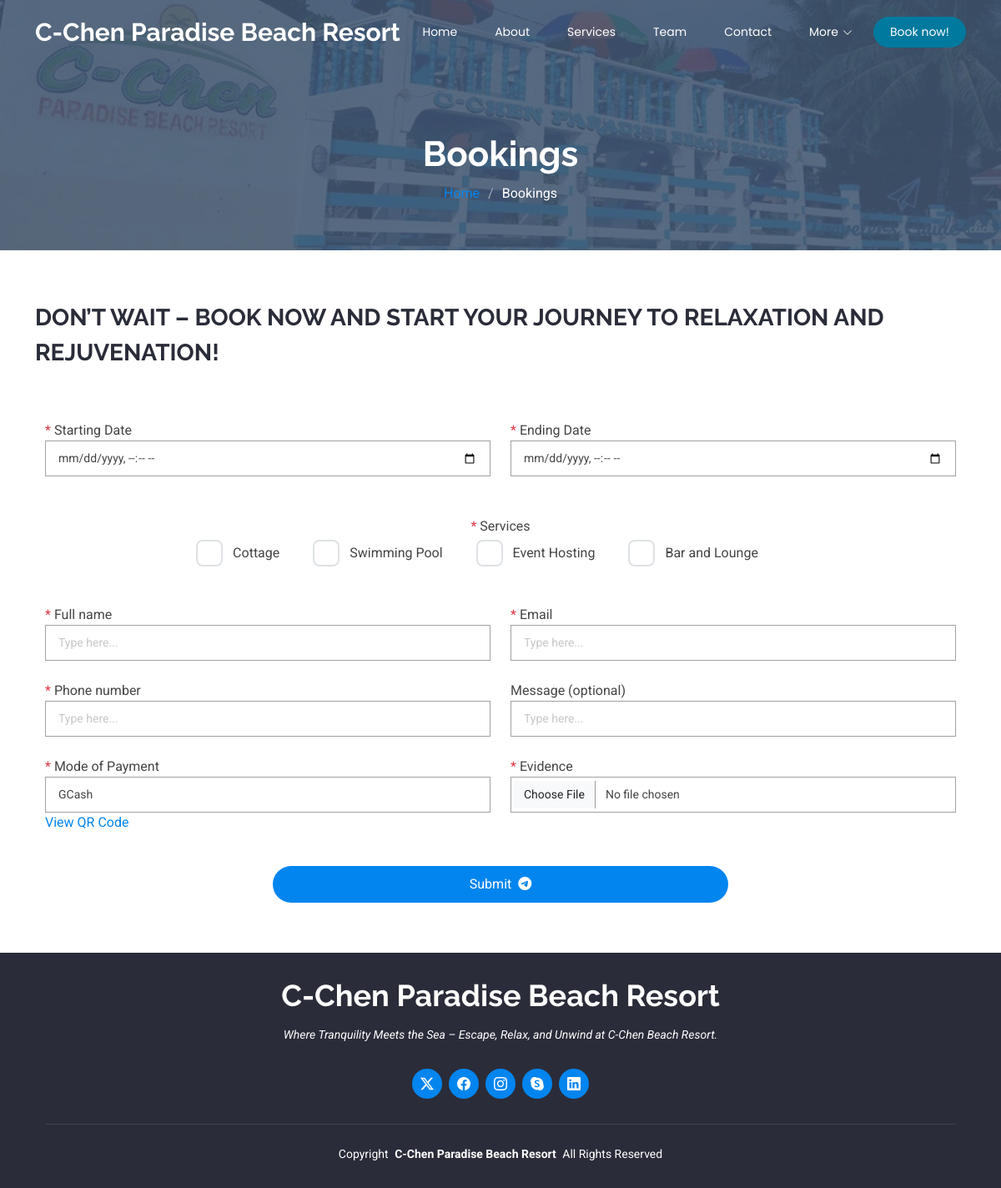
/booking.php, run on an earlier commit of the app's database.
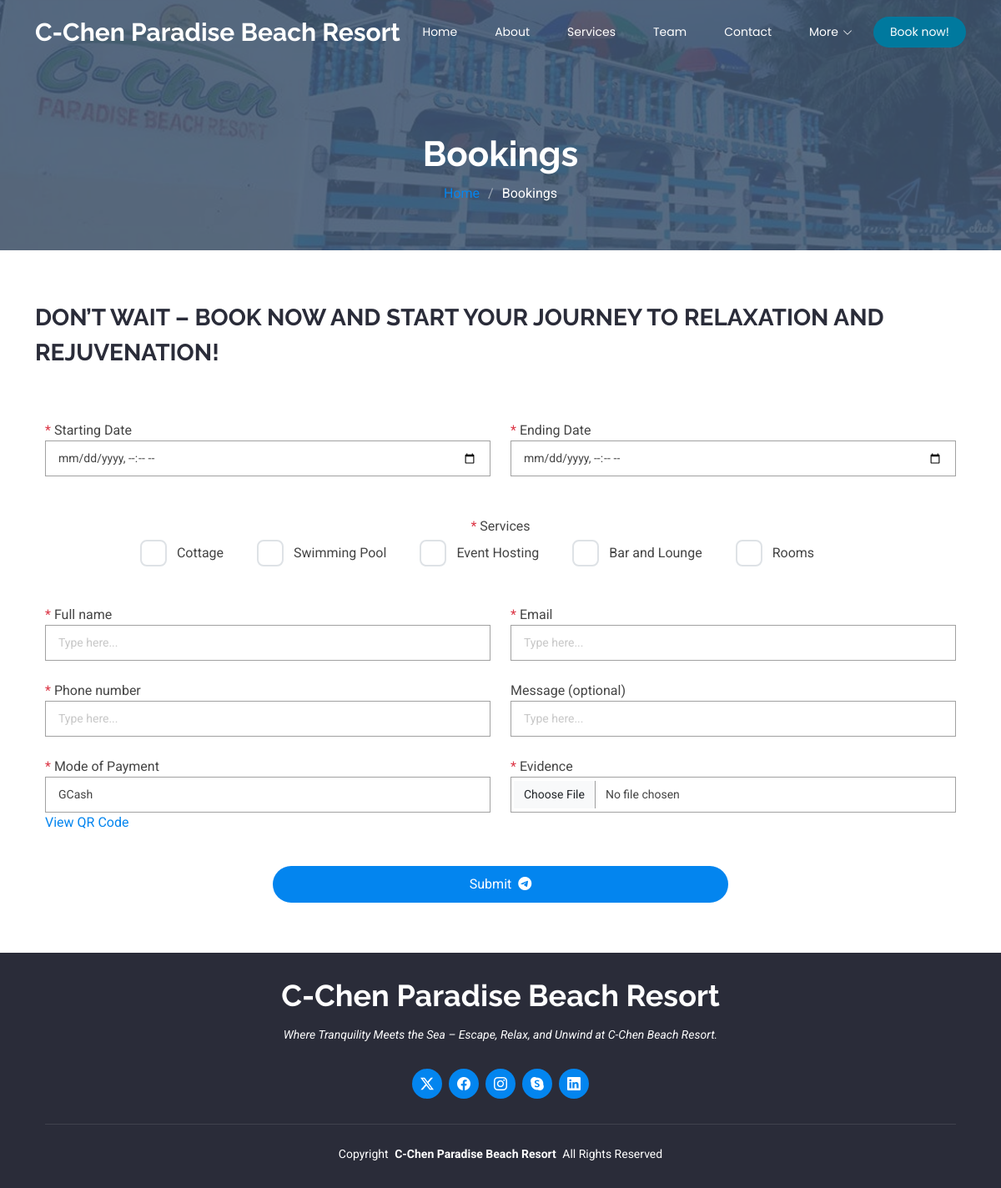
And on a later commit of the database.
### tables this page shows
CREATE TABLE IF NOT EXISTS `tbl_services` (
  `service_id` int NOT NULL AUTO_INCREMENT,
  `service_name` varchar(50) NOT NULL,
  `description` text NOT NULL,
  `price_id` int NOT NULL,
  PRIMARY KEY (`service_id`)
);

### booking.php (the view, shortened to what this page needs)
<?php include './config.php' ?>
<!DOCTYPE html>
<html lang="en">
<head>
    <title><?php include './system-title.php' ?></title>
    <link href="assets1/vendor/bootstrap/css/bootstrap.min.css" rel="stylesheet">
    <link href="assets1/vendor/bootstrap-icons/bootstrap-icons.css" rel="stylesheet">
    <link href="assets1/vendor/aos/aos.css" rel="stylesheet">
    <link href="assets1/vendor/animate.css/animate.min.css" rel="stylesheet">
    <link href="assets1/vendor/glightbox/css/glightbox.min.css" rel="stylesheet">
    <link href="assets1/vendor/swiper/swiper-bundle.min.css" rel="stylesheet">
    <link href="assets1/css/main.css" rel="stylesheet">
</head>
<body class="index-page">
    <header id="header" class="header d-flex align-items-center fixed-top">
        <div class="container-fluid container-xl position-relative d-flex align-items-center justify-content-between">
            <a href="index.php" class="logo d-flex align-items-center">
                <h1 class="sitename"><?php include './system-title.php' ?></h1>
            </a>
            <nav id="navmenu" class="navmenu">
                <ul>
                    <li><a href="index.php?#hero">Home</a></li>
                    <li><a href="index.php?#about">About</a></li>
                    <li><a href="index.php?#features">Services</a></li>
                    <li><a href="index.php?#team">Team</a></li>
                    <li><a href="index.php?#contact">Contact</a></li>
                    <li class="dropdown"><a href="#"><span>More</span> <i class="bi bi-chevron-down toggle-dropdown"></i></a>
                    </li>
                    <li><a href="#booking" class="custom-button">Book now!</a>
                </ul>
            </nav>
        </div>
    </header>
    <main class="main">
        <div class="page-title dark-background">
            <div class="container position-relative">
                <h1>Bookings</h1>
                <nav class="breadcrumbs">
                    <ol>
                        <li><a href="index.php">Home</a></li>
                        <li class="current">Bookings</li>
                    </ol>
                </nav>
            </div>
        </div>
        <section class="contact section">
            <div class="container section-title" data-aos="fade-up">
                <p>Don’t wait – book now and start your journey to relaxation and rejuvenation!</p>
            </div>
            <div class="container" data-aos="fade" data-aos-delay="100">
                <div class="row gy-4 mx-auto">
                    <div class="col-lg-12">
                        <form action="./controller/save-booking.php" method="post" enctype="multipart/form-data" id="schedule-form" class="php-email-form" data-aos="fade-up"
                            data-aos-delay="200">
                            <div class="row gy-4">
                                <div class="col-md-6">
                                    <label for="date_check_in"><span class="text-danger me-1">*</span>Starting Date</label>
                                    <input type="datetime-local" name="date_check_in" class="form-control" id="date_check_in" placeholder="Type here..." required>
                                </div>
                                <div class="col-md-6">
                                    <label for="date_check_out"><span class="text-danger me-1">*</span>Ending Date</label>
                                    <input type="datetime-local" name="date_check_out" class="form-control" id="date_check_out" placeholder="Type here..." required>
                                </div>
                            </div>
                            <div id="services" class="my-5">
                                <label for="date_check_out" class="mb-2"><span class="text-danger me-1">*</span>Services</label>
                                <div class="d-flex">
                                    <?php
                                    $stmt = $conn->prepare(' SELECT * FROM tbl_services ');
                                    $stmt->execute();
                                    $result = $stmt->get_result();
                                    while ($rows = $result->fetch_assoc()) {
                                        $service_id = $rows['service_id'];
                                        $service_name = $rows['service_name'];
                                    ?>
                                        <div class="form-check">
                                            <label for="service_id<?= $service_id ?>" class="form-check-label me-5"><?= $service_name ?></label>
                                            <input type="checkbox" name="service_id[]" id="service_id<?= $service_id ?>" value="<?= $service_id ?>" class="form-check-input">
                                        </div>
                                    <?php
                                    }
                                    ?>
                                </div>
                            </div>
                            <div class="row gy-4">
                                <div class="col-md-6">
                                    <label for="fullname"><span class="text-danger me-1">*</span>Full name</label>
                                    <input type="text" name="fullname" id="fullname" class="form-control" placeholder="Type here..." required>
                                </div>
                                <div class="col-md-6">
                                    <label for="email"><span class="text-danger me-1">*</span>Email</label>
                                    <input type="email" name="email" class="form-control" id="email" placeholder="Type here..." required>
                                </div>
                                <div class="col-md-6">
                                    <label for="phone_number"><span class="text-danger me-1">*</span>Phone number</label>
                                    <input type="text" name="phone_number" class="form-control" id="phone_number" placeholder="Type here..." required>
                                </div>
                                <div class="col-md-6">
                                    <label for="message">Message (optional)</label>
                                    <input type="text" class="form-control" id="message" name="message" placeholder="Type here...">
                                </div>
                                <div class="col-md-6">
                                    <label for="mode_of_payment_id"><span class="text-danger me-1">*</span>Mode of Payment</label>
                                    <select class="form-control" id="mode_of_payment_id" name="mode_of_payment_id" required>
                                        <?php
                                        $stmt = $conn->prepare(' SELECT * FROM tbl_mode_of_payment ');
                                        $stmt->execute();
                                        $result = $stmt->get_result();
                                        while ($rows = $result->fetch_assoc()) {
                                            $mode_of_payment_id = $rows['mode_of_payment_id'];
                                            $mode_of_payment = $rows['mode_of_payment'];
                                            echo "
                                            <option value='$mode_of_payment_id'>$mode_of_payment</option>
                                        ";
                                        }
                                        ?>
                                    </select>
                                    <a href="#" data-bs-toggle="modal" data-bs-target="#qrModal">View QR Code</a>
                                </div>
                                <div class="col-md-6">
                                    <label for="evidence"><span class="text-danger me-1">*</span>Evidence</label>
                                    <input type="file" class="form-control" id="evidence" name="evidence" required>
                                </div>
                                <div class="col-md-12 text-center">
                                    <button type="submit" class="mt-3 w-50">Submit &nbsp;<i class="bi bi-telegram"></i></button>
                                </div>
                            </div>
                        </form>
                    </div>
                </div>
            </div>
        </section>
    </main>
    <footer id="footer" class="footer dark-background">
        <div class="container">
            <h3 class="sitename"><?php include './system-title.php' ?></h3>
            <p>Where Tranquility Meets the Sea – Escape, Relax, and Unwind at C-Chen Beach Resort.</p>
            <div class="social-links d-flex justify-content-center">
                <a href=""><i class="bi bi-twitter-x"></i></a>
                <a href=""><i class="bi bi-facebook"></i></a>
                <a href=""><i class="bi bi-instagram"></i></a>
                <a href=""><i class="bi bi-skype"></i></a>
                <a href=""><i class="bi bi-linkedin"></i></a>
            </div>
            <div class="container">
                <div class="copyright">
                    <span>Copyright</span> <strong class="px-1 sitename"><?php include './system-title.php' ?></strong> <span>All Rights
                        Reserved</span>
                </div>
            </div>
        </div>
    </footer>
</body>
</html>

### system-title.php
C-Chen Paradise Beach Resort

### booking.php (style rules this page uses)
#services { display: grid; place-items: center; }
#services input[type="checkbox"] { transform: scale(2); -webkit-transform: scale(2); margin-right: 20px; }

What changed in the data, as far as the page shows it:
added tbl_services: service_name "Rooms"
